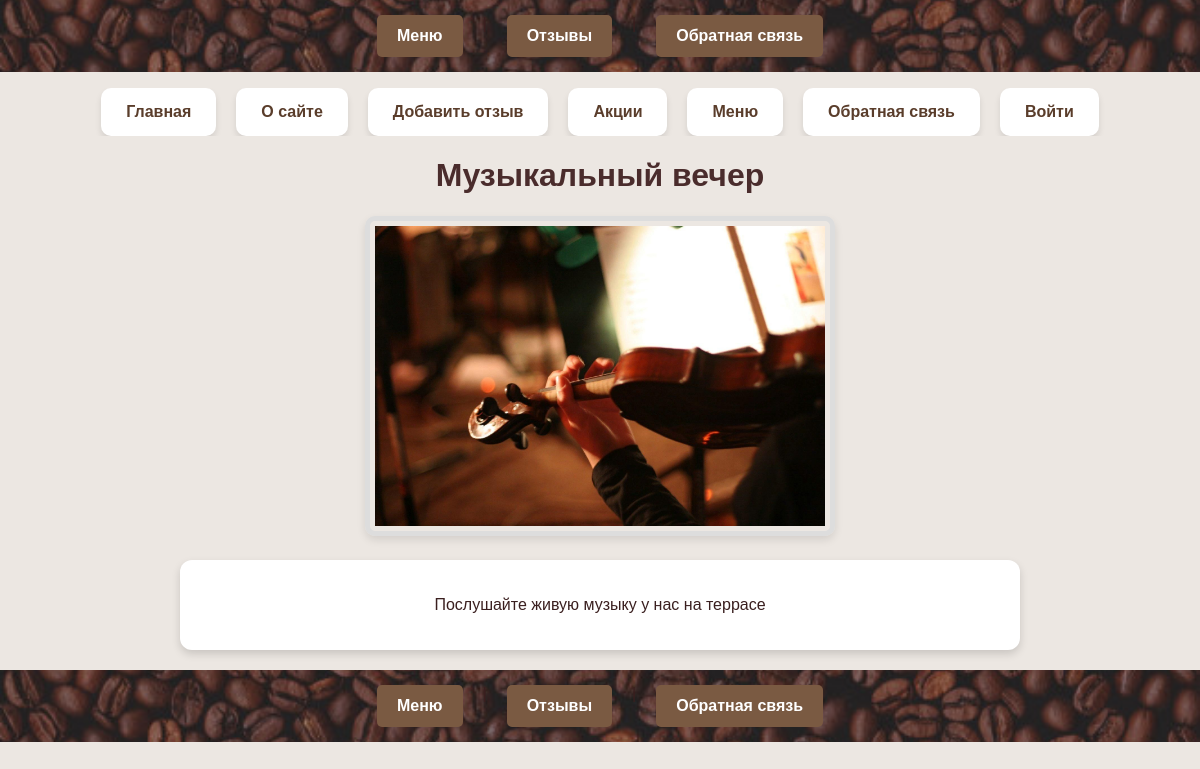
Screenshot of /post/music/ with the database file from the repository.
### menu/models.py (models this page shows, shortened)
class Menu(models.Model):
    class Status(models.IntegerChoices):
        DRAFT = 0, 'Черновик'
        PUBLISHED = 1, 'Опубликовано'
    title = models.CharField(max_length=255)
    slug = models.SlugField(max_length=255, db_index=True, unique=True)
    content = models.TextField(blank=True)
    time_create = models.DateTimeField(auto_now_add=True)
    time_update = models.DateTimeField(auto_now=True)
    is_published = models.IntegerField(choices=Status.choices, default=Status.DRAFT)
    cat = models.ForeignKey('Category',on_delete=models.CASCADE, related_name='posts')
    tags = models.ManyToManyField('TagPost', blank=True,
                                  related_name='tags')
    days_count = models.PositiveIntegerField(blank=True,default=0)
    objects = models.Manager()
    published = PublishedManager()
    class Meta:
        ordering = ['-time_create']
        indexes = [models.Index(fields=['-time_create'])]

class MenuGalleryCover(models.Model):
    menu = models.OneToOneField(Menu,on_delete=models.SET_NULL, null=True, blank=True, related_name='cover')
    image = models.ImageField(upload_to='menu/news_covers/')
    caption = models.CharField(max_length=255, blank=True)

### menu/views.py (the view)
# urls.py: path('post/<slug:post_slug>/', views.show_post,name='post'),
def show_post(request, post_slug):
    post = get_object_or_404(Menu, slug=post_slug)
    data = {
        'title': post.title,
        'menu1': menu1,
        'post': post,
        'cat_selected': 1,
    }
    return render(request, 'menu/post.html',
                  context=data)

### menu/templatetags/menu_tags.py (called while the page is built)
@register.simple_tag()
def get_categories():
    return Category.objects.all()

### menu/templates/menu/post.html (shortened to what this page needs)
{% extends 'base.html' %}
{% block content %}
    <h1>{{ post.title }}</h1>
    {% if post.cover and post.cover.image %}
        <div class="cover">
            <img class="img-article-left" src="{{ post.cover.image.url }}" alt="{{ post.cover.caption }}">
        </div>
    {% else %}
        <p>No cover image available.</p>
    {% endif %}
    <div class="post-content">
        {{ post.content|linebreaks }}
    </div>
{% endblock %}

### menu/static/menu/css/styles.css (style rules this page uses)
body { font-family: 'Arial', sans-serif; background-color: #ece7e2; color: #3a1f1f; margin: 0; padding: 0; }
h1, h2 { color: #4a2c2c; text-align: center; }
.post-content { display: flex; justify-content: center; align-items: center; text-align: center; background-color: #fff; padding: 20px; border-radius: 12px; box-shadow: 0px 4px 8px rgba(0, 0, 0, 0.15); max-width: 800px; margin: 20px auto; }
.cover { text-align: center; margin: 20px 0; }
.cover img { max-width: 100%; height: auto; max-height: 300px; border: 5px solid #ddd; border-radius: 10px; padding: 5px; box-shadow: 0 4px 8px rgba(0, 0, 0, 0.1); }

### rows the page displays
Menu: title "Музыкальный вечер", cover.image (picture), content "Послушайте живую музыку у нас на террасе"

### other values shown
{{ m.title }} "О сайте" "Добавить отзыв" "Акции" "Меню" "Обратная связь" "Войти"
